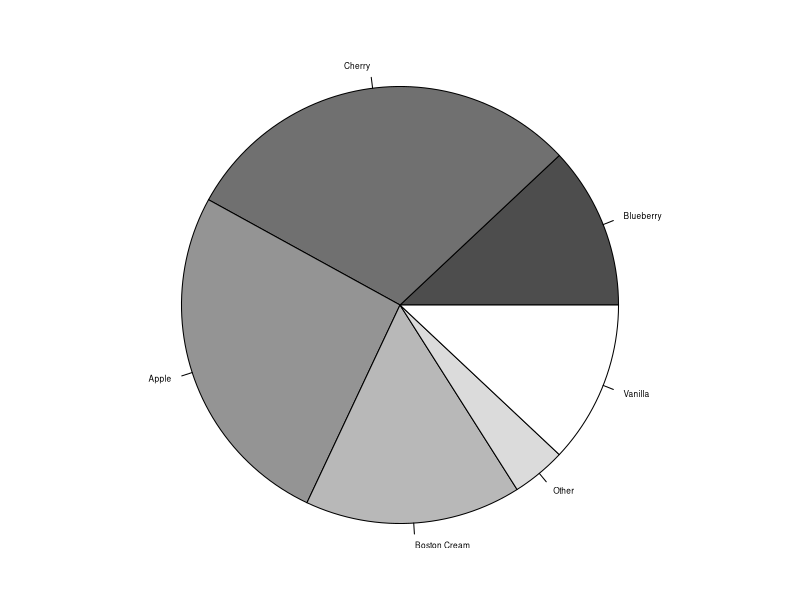
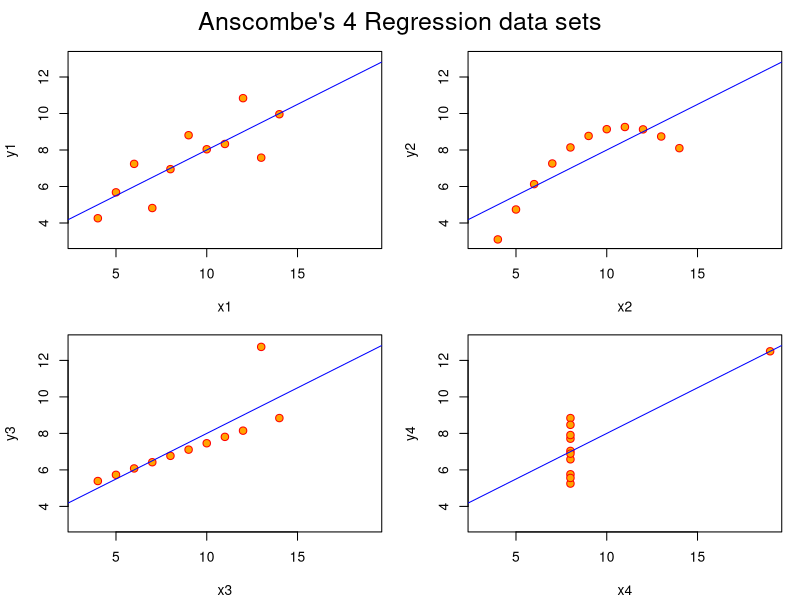
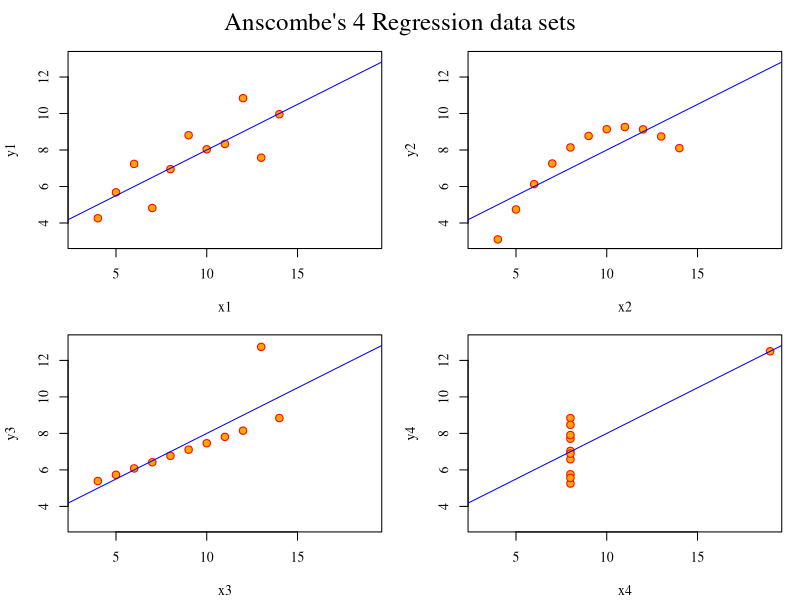
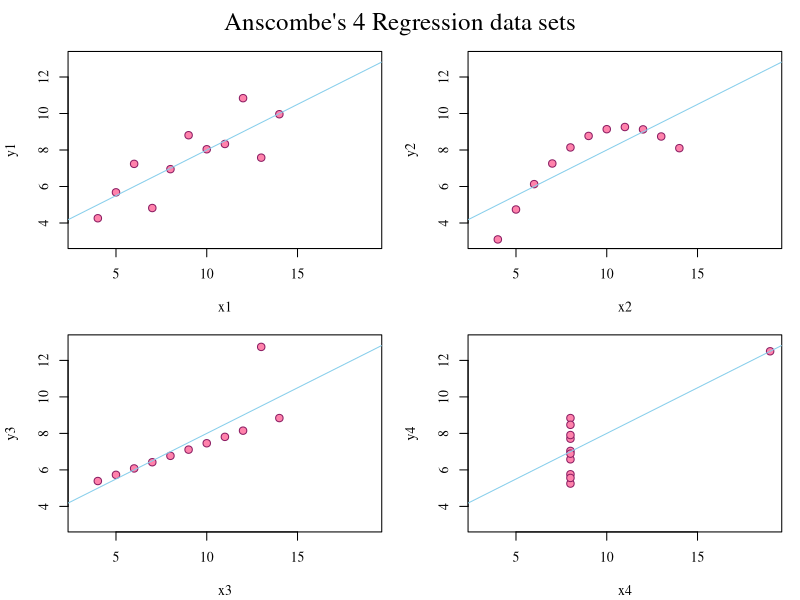
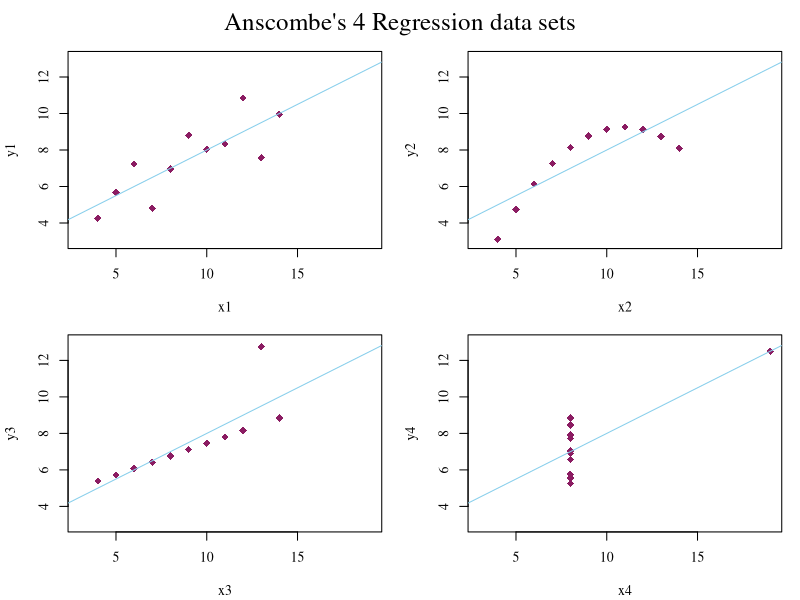
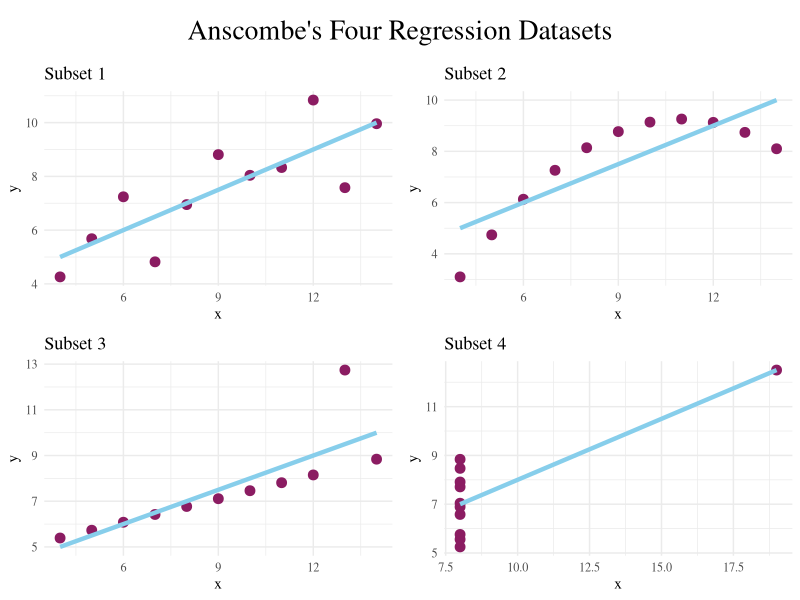

Recreate these plots in R, in order.
## ---- chunk 1
# Piechart
par(mar=c(0, 2, 1, 2), xpd=FALSE, cex=0.5)
pie.sales <- c(0.12, 0.3, 0.26, 0.16, 0.04, 0.12)
names(pie.sales) <- c("Blueberry", "Cherry",
                      "Apple", "Boston Cream", "Other", "Vanilla")
pie(pie.sales, col = gray(seq(0.3,1.0,length=6))) 
## ---- chunk 2
## Fancy version (per help file)

ff <- y ~ x
mods <- setNames(as.list(1:4), paste0("lm", 1:4))

# Plot using for loop
for(i in 1:4) {
  ff[2:3] <- lapply(paste0(c("y","x"), i), as.name)
  ## or   ff[[2]] <- as.name(paste0("y", i))
  ##      ff[[3]] <- as.name(paste0("x", i))
  mods[[i]] <- lmi <- lm(ff, data = anscombe)
  print(anova(lmi))
}

sapply(mods, coef)  # Note the use of this function
lapply(mods, function(fm) coef(summary(fm)))

# Preparing for the plots
op <- par(mfrow = c(2, 2), mar = 0.1+c(4,4,1,1), oma =  c(0, 0, 2, 0))

# Plot charts using for loop
for(i in 1:4) {
  ff[2:3] <- lapply(paste0(c("y","x"), i), as.name)
  plot(ff, data = anscombe, col = "red", pch = 21, bg = "orange", cex = 1.2,
       xlim = c(3, 19), ylim = c(3, 13))
  abline(mods[[i]], col = "blue")
}
mtext("Anscombe's 4 Regression data sets", outer = TRUE, cex = 1.5)
par(op)

## ---- chunk 3
## Fancy version (per help file)

ff <- y ~ x
mods <- setNames(as.list(1:4), paste0("lm", 1:4))

# Plot using for loop
for(i in 1:4) {
  ff[2:3] <- lapply(paste0(c("y","x"), i), as.name)
  ## or   ff[[2]] <- as.name(paste0("y", i))
  ##      ff[[3]] <- as.name(paste0("x", i))
  mods[[i]] <- lmi <- lm(ff, data = anscombe)
  print(anova(lmi))
}

sapply(mods, coef)  # Note the use of this function
lapply(mods, function(fm) coef(summary(fm)))

# Preparing for the plots
op <- par(mfrow = c(2, 2), mar = 0.1+c(4,4,1,1), oma =  c(0, 0, 2, 0), family = "serif")

# Plot charts using for loop
for(i in 1:4) {
  ff[2:3] <- lapply(paste0(c("y","x"), i), as.name)
  plot(ff, data = anscombe, col = "red", pch = 21, bg = "orange", cex = 1.2,
       xlim = c(3, 19), ylim = c(3, 13))
  abline(mods[[i]], col = "blue")
}
mtext("Anscombe's 4 Regression data sets", outer = TRUE, cex = 1.5)
par(op)

## ---- chunk 4
## Fancy version (per help file)

ff <- y ~ x
mods <- setNames(as.list(1:4), paste0("lm", 1:4))

# Plot using for loop
for(i in 1:4) {
  ff[2:3] <- lapply(paste0(c("y","x"), i), as.name)
  ## or   ff[[2]] <- as.name(paste0("y", i))
  ##      ff[[3]] <- as.name(paste0("x", i))
  mods[[i]] <- lmi <- lm(ff, data = anscombe)
  print(anova(lmi))
}

sapply(mods, coef)  # Note the use of this function
lapply(mods, function(fm) coef(summary(fm)))

# Preparing for the plots
op <- par(mfrow = c(2, 2), mar = 0.1+c(4,4,1,1), oma =  c(0, 0, 2, 0), family = "serif")

# Plot charts using for loop
for(i in 1:4) {
  ff[2:3] <- lapply(paste0(c("y","x"), i), as.name)
  plot(ff, data = anscombe, col = "maroon4", pch = 21, bg = "palevioletred1", cex = 1.2,
       xlim = c(3, 19), ylim = c(3, 13))
  abline(mods[[i]], col = "skyblue")
}
mtext("Anscombe's 4 Regression data sets", outer = TRUE, cex = 1.5)
par(op)

## ---- chunk 5
## Fancy version (per help file)

ff <- y ~ x
mods <- setNames(as.list(1:4), paste0("lm", 1:4))

# Plot using for loop
for(i in 1:4) {
  ff[2:3] <- lapply(paste0(c("y","x"), i), as.name)
  ## or   ff[[2]] <- as.name(paste0("y", i))
  ##      ff[[3]] <- as.name(paste0("x", i))
  mods[[i]] <- lmi <- lm(ff, data = anscombe)
  print(anova(lmi))
}

sapply(mods, coef)  # Note the use of this function
lapply(mods, function(fm) coef(summary(fm)))

# Preparing for the plots
op <- par(mfrow = c(2, 2), mar = 0.1+c(4,4,1,1), oma =  c(0, 0, 2, 0), family = "serif")

# Plot charts using for loop
for(i in 1:4) {
  ff[2:3] <- lapply(paste0(c("y","x"), i), as.name)
  plot(ff, data = anscombe, col = "maroon4", pch = 18, bg = "palevioletred1", cex = 1.2,
       xlim = c(3, 19), ylim = c(3, 13))
  abline(mods[[i]], col = "skyblue")
}
mtext("Anscombe's 4 Regression data sets", outer = TRUE, cex = 1.5)
par(op)

## ---- chunk 6
library(ggplot2)
library(gridExtra)  # For arranging multiple plots together
library(grid)      # For adding text grob

# Prepare a list to store ggplot models
anscombe_data <- anscombe

# Create a list to store ggplot objects
plot_list <- list()

# Generate each subset plot
for(i in 1:4) {
  
  # Create a dataframe dynamically for each subset
  df <- data.frame(
    x = anscombe_data[[paste0("x", i)]],
    y = anscombe_data[[paste0("y", i)]]
  )
  
  # Fit a regression model for each subset
  model <- lm(y ~ x, data = df)

  # Create the ggplot for the dataset subset
  p <- ggplot(df, aes(x = x, y = y)) +
    geom_point(color = "maroon4", size = 3) +
    geom_smooth(method = "lm", se = FALSE, color = "skyblue", size = 1.5) +
    labs(title = paste0("Subset ", i)) +
    theme_minimal() +
    theme(text = element_text(family = "serif"))
  
  # Append the plot to the list
  plot_list[[i]] <- p
}

# Create a main title grob
main_title <- textGrob("Anscombe's Four Regression Datasets", gp = gpar(fontsize = 20, fontfamily = "serif"))

# Arrange the plots with gridExtra and add the title
grid.arrange(main_title, 
             do.call("arrangeGrob", c(plot_list, ncol = 2)),
             ncol = 1, heights = c(0.1, 0.9))
